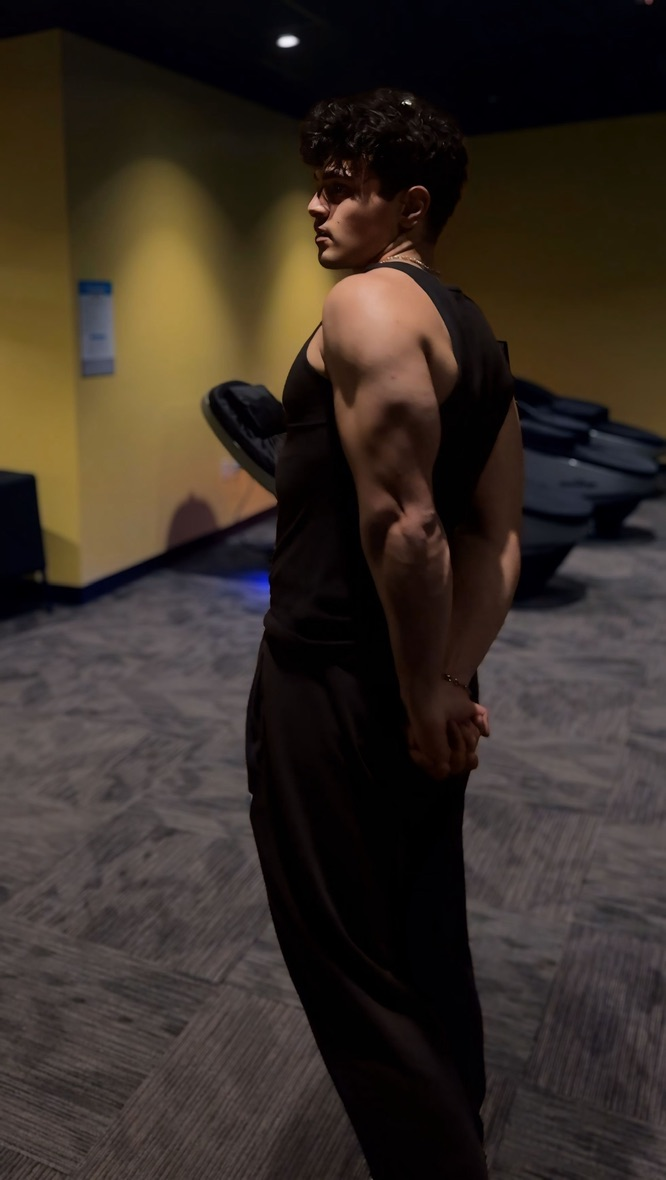
#> input picture images/0CA72C63-BC69-4044-8CFE-C16E91BDDCD7_1_105_c.jpeg, 666 x 1180 px
$ python optimize-photos.py ../images/0CA72C63-BC69-4044-8CFE-C16E91BDDCD7_1_105_c.jpeg ../images/50BD71A7-39DF-44DF-951D-EBA50E62ABED_1_105_c.jpeg
#> lines starting #> are read from the running program, lines starting #| are printed output that depends on the picture
#!/usr/bin/env python3
"""Produce the site's photo assets from two source headshots.

Usage:
    python3 scripts/optimize-photos.py <polo-charcoal-photo> <suit-white-photo>

Writes into images/:
    arya-hero.webp / .jpg      576x576   hero (2x the 288px box)
    arya-formal.webp / .jpg    480x640   about section
    arya-og.jpg                1200x630  og:image / twitter:image
"""
import sys
from pathlib import Path

from PIL import Image, ImageOps

OUT = Path(__file__).resolve().parent.parent / "images"
WEBP_Q, JPEG_Q = 82, 85


def load(path):
    # exif_transpose applies the phone's rotation flag so the pixels match how
    # the photo looks in Preview rather than how the sensor captured it.
    return ImageOps.exif_transpose(Image.open(path)).convert("RGB")
#> returned value is the input picture: PIL image 666x1180 RGB; mean R, G, B 55.1, 45.5, 37.9
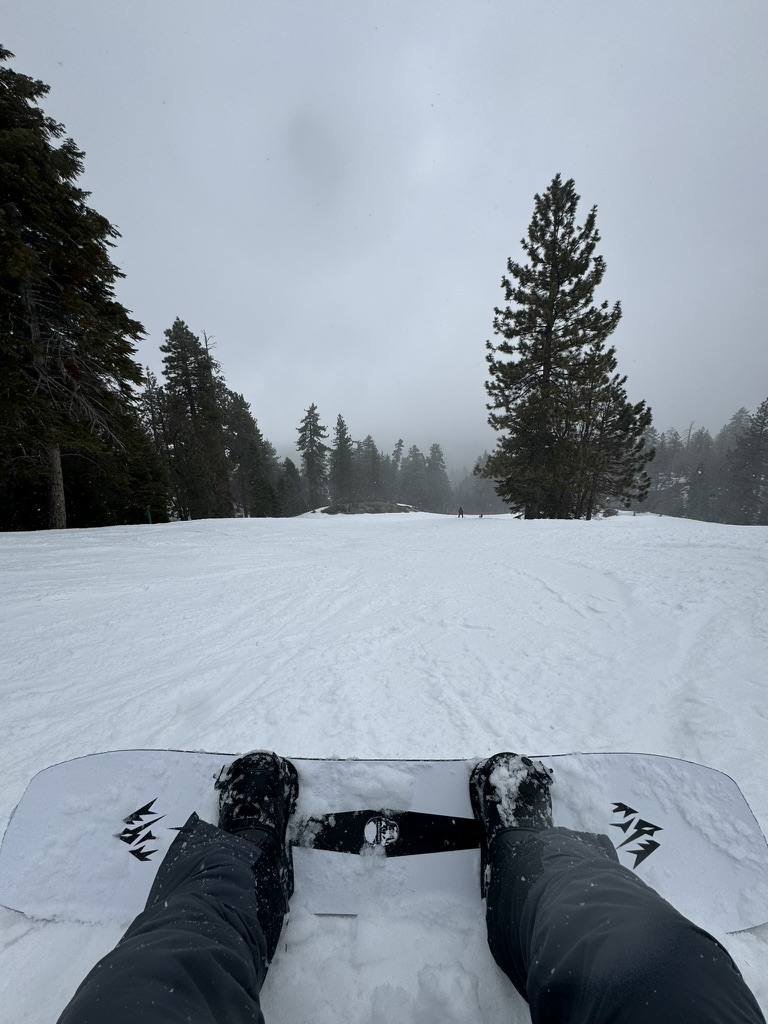
#> input picture images/50BD71A7-39DF-44DF-951D-EBA50E62ABED_1_105_c.jpeg, 768 x 1024 px
#> in load, returned value is the input picture: PIL image 768x1024 RGB; mean R, G, B 138.6, 148.9, 159.2


def cover(im, w, h, anchor_y=0.35):
    """Crop to w:h keeping the subject near the top (faces sit above center)."""
#> called with w = 576, h = 576, anchor_y = 0.3
    src_ratio, dst_ratio = im.width / im.height, w / h
#> src_ratio = 0.564; dst_ratio = 1
    if src_ratio > dst_ratio:  # too wide: trim sides
        new_w = round(im.height * dst_ratio)
        x0 = (im.width - new_w) // 2
        im = im.crop((x0, 0, x0 + new_w, im.height))
    else:  # too tall: trim top/bottom, biased upward
        new_h = round(im.width / dst_ratio)
#> new_h = 666
        y0 = round((im.height - new_h) * anchor_y)
#> y0 = 154
        im = im.crop((0, y0, im.width, y0 + new_h))
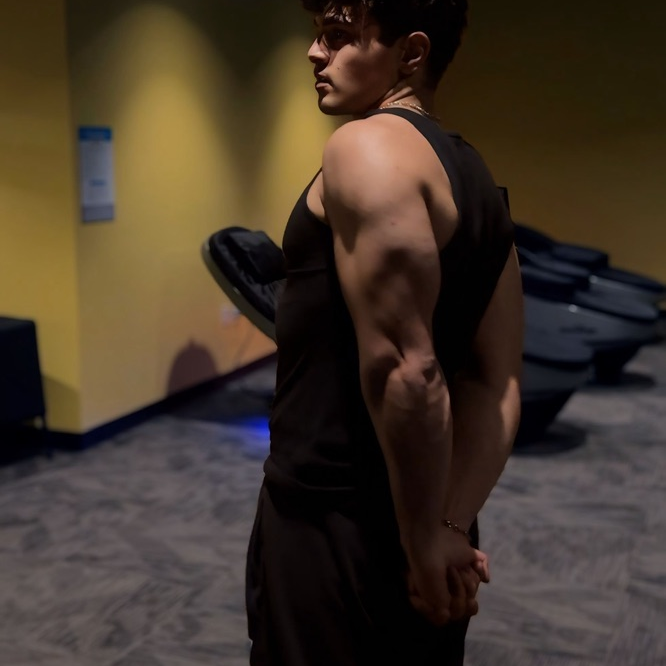
#> im: PIL image 666x666 RGB; mean R, G, B 66.9, 54.2, 41.1
    return im.resize((w, h), Image.LANCZOS)
#> returned value: PIL image 576x576 RGB


def write(im, stem, webp=True):
    if webp:
        p = OUT / f"{stem}.webp"
        im.save(p, "WEBP", quality=WEBP_Q, method=6)
#> (the run stopped early here; a loop or call above may not have finished)
